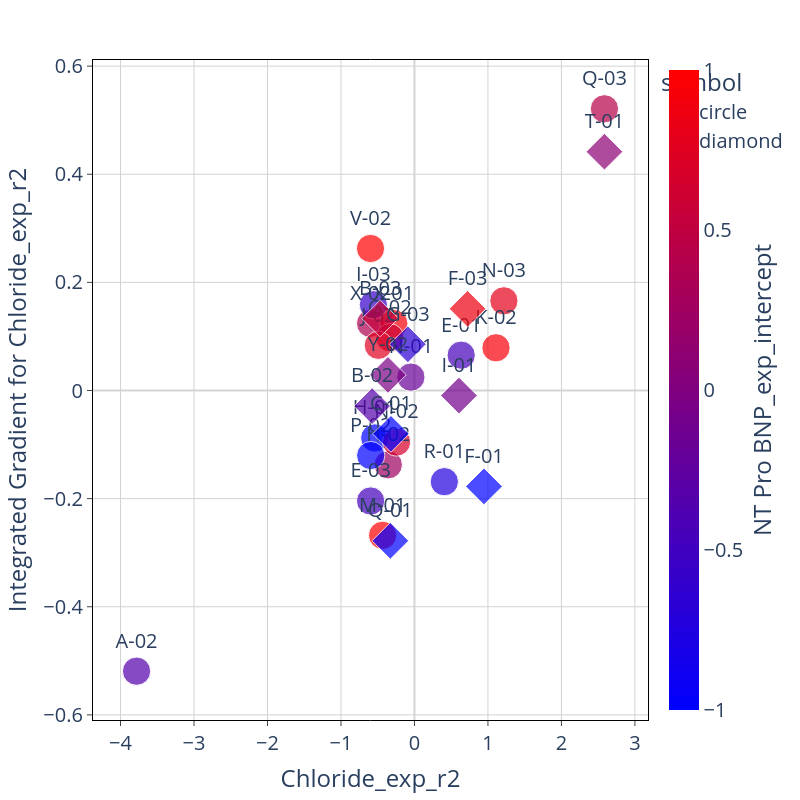

Source (notebook cell):
### Code cell
feat_1 = IGtable.columns[feature_order[3]]
feat_2 = IGtable.columns[feature_order[4]]

# fig = px.scatter(x = IG_X[feat_1], y = IGtable[feat_1], text= ID_track_all, color = IG_X[feat_2])
# fig.update_traces(marker=dict(size=12), textposition = 'top center')


fig=px.scatter(x = IG_x_concat[feat_1], y = IGtable_concat[feat_1], 
                 text= IGtable_concat['DeID'], 
                 color = IG_x_concat[feat_2],
                 symbol = IGtable_concat['Shape'], size = [0.5 for i in range(len(IGtable_concat['DeID']))]
                )

# fig.update_traces(marker=dict(size=12, symbol = 'square'), textposition = 'top center')
fig.update_traces(textposition = 'top center')



fig.update_layout(
    plot_bgcolor='white',
    autosize=False,
    width=800,
    height=800,
    coloraxis = {'colorscale':'Bluered'},
    xaxis_title = feat_1,
    yaxis_title = "Integrated Gradient for " + feat_1,
    font=dict(size=20)
)

fig.update_xaxes(
    zeroline=True,
    zerolinecolor='lightgrey',
    mirror=True,
    ticks='outside',
    showline=True,
    linecolor='black',
    gridcolor='lightgrey'
    )
    
fig.update_yaxes(
    zeroline=True,
    zerolinecolor='lightgrey',
    mirror=True,
    ticks='outside',
    showline=True,
    linecolor='black',
    gridcolor='lightgrey'
)

fig.update_coloraxes(colorbar_showticklabels=True,
                    colorbar_title=dict(text=feat_2,side = "right"),
                    cmin = -1, cmax = 1)

fig.show()

### Figure 1 — Plotly figure (JSON) as saved in the notebook; plotly's stock layout.template omitted (floating-point values rounded to 4 significant figures)
{"data": [{"hovertemplate": "symbol=circle<br>x=%{x}<br>y=%{y}<br>size=%{marker.size}<br>text=%{text}<br>color=%{marker.color}<extra></extra>", "legendgroup": "circle", "marker": {"color": [0.361, -0.352, 0.9313, -0.4739, -1.749, 0.2501, 3.399, -0.1758, -1.581, -0.7302, 0.6668, -0.4395, -0.5793, 0.6001, 0.7457, 0.9394, 0.7862, 1.05, 0.4372], "coloraxis": "coloraxis", "size": [0.5, 0.5, 0.5, 0.5, 0.5, 0.5, 0.5, 0.5, 0.5, 0.5, 0.5, 0.5, 0.5, 0.5, 0.5, 0.5, 0.5, 0.5, 0.5], "sizemode": "area", "sizeref": 0.00125, "symbol": "circle"}, "mode": "markers+text", "name": "circle", "orientation": "v", "showlegend": true, "text": ["X-02", "A-02", "X-01", "E-03", "H-01", "H-02", "M-01", "N-01", "P-02", "R-01", "N-02", "E-01", "I-03", "G-02", "J-02", "K-02", "N-03", "V-02", "Q-03"], "textposition": "top center", "type": "scatter", "x": [-0.5973, -3.782, -0.2808, -0.5965, -0.5408, -0.3564, -0.4338, -0.04853, -0.5955, 0.4066, -0.2439, 0.6358, -0.5592, -0.3359, -0.4916, 1.109, 1.217, -0.5981, 2.585], "xaxis": "x", "y": [0.124, -0.5192, 0.1238, -0.2044, -0.08773, -0.1374, -0.2678, 0.02476, -0.1203, -0.1687, -0.09543, 0.06531, 0.1587, 0.09769, 0.0836, 0.07898, 0.1659, 0.2627, 0.521], "yaxis": "y"}, {"hovertemplate": "symbol=diamond<br>x=%{x}<br>y=%{y}<br>size=%{marker.size}<br>text=%{text}<br>color=%{marker.color}<extra></extra>", "legendgroup": "diamond", "marker": {"color": [0.09547, -0.3337, -0.1096, -0.03355, 0.8735, 0.5538, -1.252, -0.6637, -1.518, -1.11], "coloraxis": "coloraxis", "size": [0.5, 0.5, 0.5, 0.5, 0.5, 0.5, 0.5, 0.5, 0.5, 0.5], "sizemode": "area", "sizeref": 0.00125, "symbol": "diamond"}, "mode": "markers+text", "name": "diamond", "orientation": "v", "showlegend": true, "text": ["T-01", "B-02", "I-01", "Y-02", "F-03", "B-03", "F-01", "G-03", "Q-01", "C-01"], "textposition": "top center", "type": "scatter", "x": [2.585, -0.5755, 0.6056, -0.3608, 0.7228, -0.4665, 0.9462, -0.0895, -0.3283, -0.3203], "xaxis": "x", "y": [0.4417, -0.02884, -0.009315, 0.02888, 0.1512, 0.1332, -0.1774, 0.08551, -0.278, -0.08016], "yaxis": "y"}], "layout": {"autosize": false, "coloraxis": {"cmax": 1, "cmin": -1, "colorbar": {"showticklabels": true, "title": {"side": "right", "text": "NT Pro BNP_exp_intercept"}}, "colorscale": [[0, "rgb(0,0,255)"], [1, "rgb(255,0,0)"]]}, "font": {"size": 20}, "height": 800, "legend": {"itemsizing": "constant", "title": {"text": "symbol"}, "tracegroupgap": 0}, "margin": {"t": 60}, "plot_bgcolor": "white", "width": 800, "xaxis": {"anchor": "y", "autorange": true, "domain": [0, 1], "gridcolor": "lightgrey", "linecolor": "black", "mirror": true, "range": [-4.371, 3.175], "showline": true, "ticks": "outside", "title": {"text": "Chloride_exp_r2"}, "type": "linear", "zeroline": true, "zerolinecolor": "lightgrey"}, "yaxis": {"anchor": "x", "autorange": true, "domain": [0, 1], "gridcolor": "lightgrey", "linecolor": "black", "mirror": true, "range": [-0.6095, 0.6113], "showline": true, "ticks": "outside", "title": {"text": "Integrated Gradient for Chloride_exp_r2"}, "type": "linear", "zeroline": true, "zerolinecolor": "lightgrey"}}}
